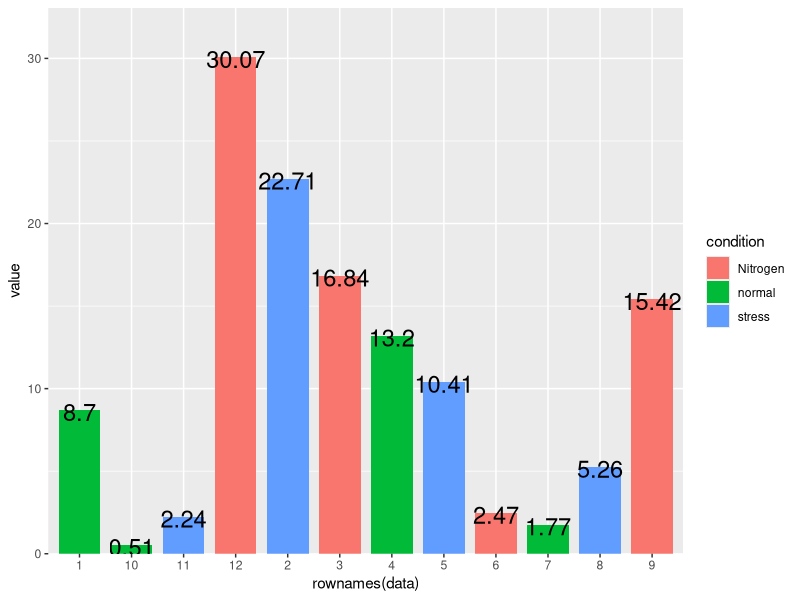
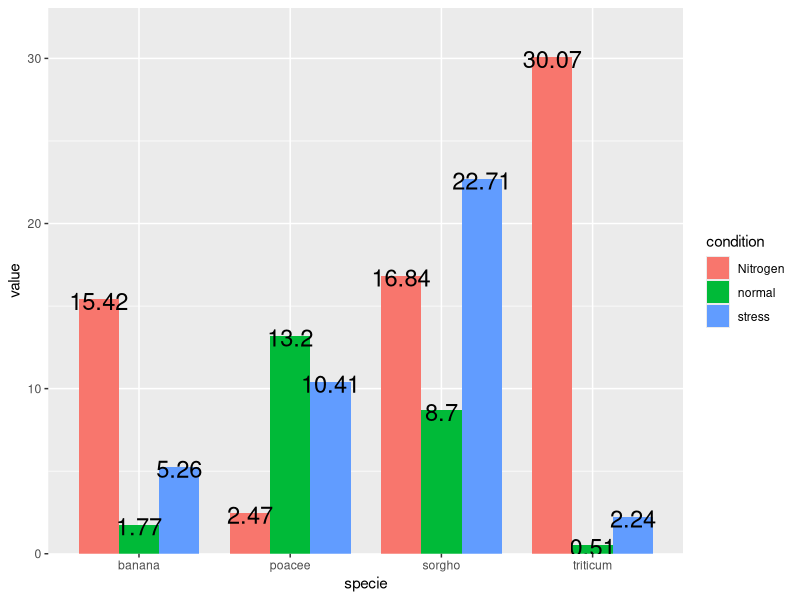
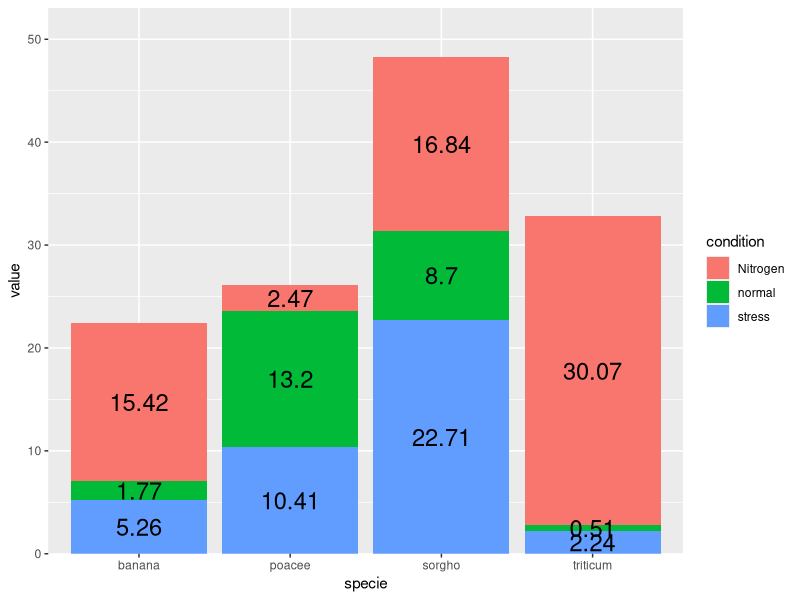
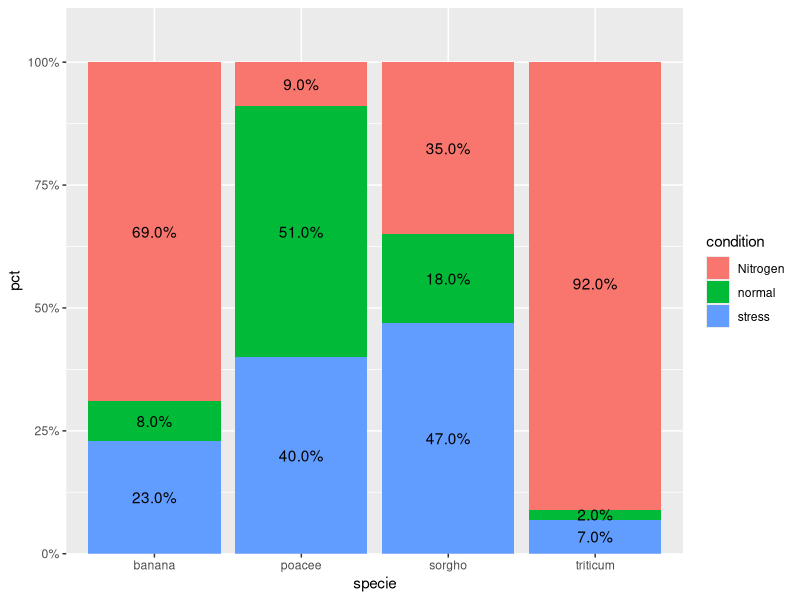

Recreate these plots in R, in order.
#The scripture in this file is used to draw stacked, group and percent bar plot
#https://r-graph-gallery.com/48-grouped-barplot-with-ggplot2
#https://statisticsglobe.com/calculate-percentage-group-r    (calculate percentage)
library("ggplot2")
library("scales")
library("dplyr")
# create a dataset
specie <- c(rep("sorgho" , 3) , rep("poacee" , 3) , rep("banana" , 3) , rep("triticum" , 3) )
condition <- rep(c("normal" , "stress" , "Nitrogen") , 4)
value <- abs(rnorm(12 , 0 , 15))
data <- data.frame(specie,condition,value)
data$value <- round(data$value,2)

#######Non-grouping bar plot#####
ggplot(data, aes(fill=condition, y=value, x=rownames(data))) + 
    geom_bar(position="dodge",stat="identity",width = 0.8)+ #group barplot
    scale_y_continuous(expand = expansion(mult = c(0, .1)))+
    geom_text(aes(label = value), vjust = 0.6, colour = "black",size=6, position = position_dodge(width = 0.8))
#######Non-grouping bar plot#####

######### Grouped bar plot #########
ggplot(data, aes(fill=condition, y=value, x=specie)) + #when multiple samples with the same x value (specie in this case), grouping is automatically performed
  geom_bar(position="dodge",stat="identity",width = 0.8)+ #group barplot
  scale_y_continuous(expand = expansion(mult = c(0, .1)))+
  geom_text(aes(label = value), vjust = 0.6, colour = "black",size=6, position = position_dodge(width = 0.8))
######### Grouped bar plot #########
#Stacked bar plot
ggplot(data, aes(fill=condition, y=value, x=specie)) + 
  geom_bar(position="stack", stat="identity")+ ##default is stacked barplot
  scale_y_continuous(expand = expansion(mult = c(0, .1)))+
  geom_text(aes(label = value), colour = "black",size=6,position = position_stack(vjust = .5))

#Stacked percentage bar plot

Perdata <- data %>%                                    # Calculate percentage by group
  group_by(specie) %>%                                 #group_by and the following mutate functions are from "dyplr" package
  mutate(pct = value / sum(value)) %>% 
  as.data.frame()
Perdata$pct <- round(Perdata$pct,2)


ggplot(Perdata, aes(fill=condition, y=pct, x=specie)) + 
  geom_bar(position="fill", stat="identity")+ ##default is stacked barplot
  scale_y_continuous(expand = expansion(mult = c(0, .1)),labels = scales::percent)+
  geom_text(aes(label=scales::percent(pct)), position = position_stack(vjust = .5))


